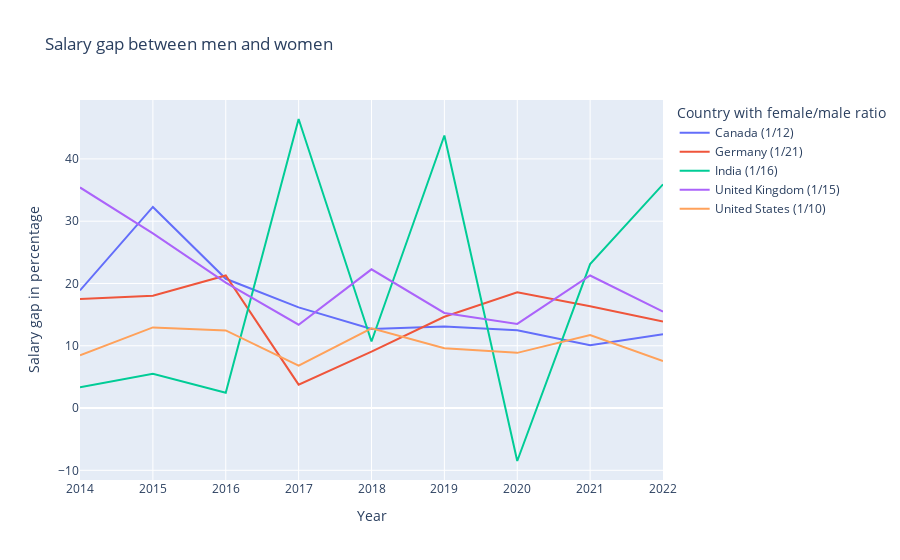

Source (notebook cell):
### Markdown cell above
#### Analysis of GPG for different countries

The graph below shows that there are differences the GPG between countries. In all countries we see a slow decrease of the GPG. 
In the UK the GPG was the highest of all displayed countries, starting at 35% in 2014 and decreasing to 16% in 2022. In the UK a directive (see ...) is issued for organisations to report the GPG. This may raise the awareness and help to level out the salaries between men and women.
India shows a very volatile GPG. The number of respondents from India and their ratio of responding male and female developers does not indicate a possible explanation of this volatility, compared to other countries.

### Code cell
%run salaries_gender_countries.ipynb

### Figure 1 — Plotly figure (JSON) as saved in the notebook; plotly's stock layout.template omitted (floating-point values rounded to 4 significant figures)
{"data": [{"hovertemplate": "Country=Canada<br>SalaryGapPercent=%{y:d}<extra></extra>", "legendgroup": "Canada (1/12)", "line": {"color": "#636efa", "dash": "solid"}, "marker": {"symbol": "circle"}, "mode": "lines", "name": "Canada (1/12)", "orientation": "v", "showlegend": true, "type": "scatter", "x": [2014, 2015, 2016, 2017, 2018, 2019, 2020, 2021, 2022], "xaxis": "x", "y": [18.89, 32.29, 20.76, 16.16, 12.7, 13.1, 12.5, 10.09, 11.84], "yaxis": "y"}, {"hovertemplate": "Country=Germany<br>SalaryGapPercent=%{y:d}<extra></extra>", "legendgroup": "Germany (1/21)", "line": {"color": "#EF553B", "dash": "solid"}, "marker": {"symbol": "circle"}, "mode": "lines", "name": "Germany (1/21)", "orientation": "v", "showlegend": true, "type": "scatter", "x": [2014, 2015, 2016, 2017, 2018, 2019, 2020, 2021, 2022], "xaxis": "x", "y": [17.53, 18.04, 21.29, 3.757, 9.045, 14.66, 18.6, 16.34, 13.88], "yaxis": "y"}, {"hovertemplate": "Country=India<br>SalaryGapPercent=%{y:d}<extra></extra>", "legendgroup": "India (1/16)", "line": {"color": "#00cc96", "dash": "solid"}, "marker": {"symbol": "circle"}, "mode": "lines", "name": "India (1/16)", "orientation": "v", "showlegend": true, "type": "scatter", "x": [2014, 2015, 2016, 2017, 2018, 2019, 2020, 2021, 2022], "xaxis": "x", "y": [3.333, 5.5, 2.449, 46.41, 10.68, 43.76, -8.504, 23.12, 35.92], "yaxis": "y"}, {"hovertemplate": "Country=United Kingdom<br>SalaryGapPercent=%{y:d}<extra></extra>", "legendgroup": "United Kingdom (1/15)", "line": {"color": "#ab63fa", "dash": "solid"}, "marker": {"symbol": "circle"}, "mode": "lines", "name": "United Kingdom (1/15)", "orientation": "v", "showlegend": true, "type": "scatter", "x": [2014, 2015, 2016, 2017, 2018, 2019, 2020, 2021, 2022], "xaxis": "x", "y": [35.42, 28.06, 20.15, 13.38, 22.27, 15.27, 13.51, 21.28, 15.48], "yaxis": "y"}, {"hovertemplate": "Country=United States<br>SalaryGapPercent=%{y:d}<extra></extra>", "legendgroup": "United States (1/10)", "line": {"color": "#FFA15A", "dash": "solid"}, "marker": {"symbol": "circle"}, "mode": "lines", "name": "United States (1/10)", "orientation": "v", "showlegend": true, "type": "scatter", "x": [2014, 2015, 2016, 2017, 2018, 2019, 2020, 2021, 2022], "xaxis": "x", "y": [8.47, 12.95, 12.46, 6.798, 12.79, 9.61, 8.862, 11.71, 7.549], "yaxis": "y"}], "layout": {"legend": {"title": {"text": "Country with female/male ratio"}, "tracegroupgap": 0}, "title": {"text": "Salary gap between men and women"}, "xaxis": {"anchor": "y", "domain": [0, 1], "title": {"text": "Year"}}, "yaxis": {"anchor": "x", "domain": [0, 1], "title": {"text": "Salary gap in percentage"}}}}
